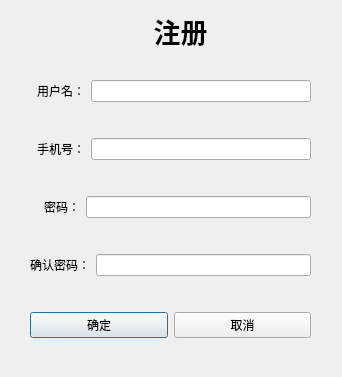
<?xml version="1.0" encoding="UTF-8"?>
<ui version="4.0">
 <class>RegisterDlg</class>
 <widget class="QDialog" name="RegisterDlg">
  <property name="geometry">
   <rect>
    <x>0</x>
    <y>0</y>
    <width>342</width>
    <height>377</height>
   </rect>
  </property>
  <property name="windowTitle">
   <string>Dialog</string>
  </property>
  <widget class="QLabel" name="labReg">
   <property name="geometry">
    <rect>
     <x>140</x>
     <y>10</y>
     <width>81</width>
     <height>41</height>
    </rect>
   </property>
   <property name="font">
    <font>
     <family>微软雅黑</family>
     <pointsize>20</pointsize>
     <weight>75</weight>
     <bold>true</bold>
    </font>
   </property>
   <property name="lineWidth">
    <number>0</number>
   </property>
   <property name="midLineWidth">
    <number>0</number>
   </property>
   <property name="text">
    <string>注册</string>
   </property>
   <property name="alignment">
    <set>Qt::AlignCenter</set>
   </property>
   <property name="wordWrap">
    <bool>false</bool>
   </property>
   <property name="margin">
    <number>0</number>
   </property>
   <property name="indent">
    <number>0</number>
   </property>
  </widget>
  <widget class="QWidget" name="verticalLayoutWidget">
   <property name="geometry">
    <rect>
     <x>30</x>
     <y>50</y>
     <width>281</width>
     <height>321</height>
    </rect>
   </property>
   <layout class="QVBoxLayout" name="verticalLayout">
    <item>
     <layout class="QHBoxLayout" name="horizontalLayout">
      <item>
       <widget class="QLabel" name="userNameLabel">
        <property name="text">
         <string>  用户名：</string>
        </property>
        <property name="alignment">
         <set>Qt::AlignRight|Qt::AlignTrailing|Qt::AlignVCenter</set>
        </property>
       </widget>
      </item>
      <item>
       <widget class="QLineEdit" name="userNameLineEdit"/>
      </item>
     </layout>
    </item>
    <item>
     <layout class="QHBoxLayout" name="horizontalLayout_2">
      <item>
       <widget class="QLabel" name="userPhoneLabel">
        <property name="text">
         <string>  手机号：</string>
        </property>
        <property name="alignment">
         <set>Qt::AlignRight|Qt::AlignTrailing|Qt::AlignVCenter</set>
        </property>
       </widget>
      </item>
      <item>
       <widget class="QLineEdit" name="userPhoneLineEdit"/>
      </item>
     </layout>
    </item>
    <item>
     <layout class="QHBoxLayout" name="horizontalLayout_3">
      <item>
       <widget class="QLabel" name="pwdLabel">
        <property name="text">
         <string>    密码：</string>
        </property>
        <property name="alignment">
         <set>Qt::AlignRight|Qt::AlignTrailing|Qt::AlignVCenter</set>
        </property>
       </widget>
      </item>
      <item>
       <widget class="QLineEdit" name="pwdLineEdit"/>
      </item>
     </layout>
    </item>
    <item>
     <layout class="QHBoxLayout" name="horizontalLayout_4">
      <item>
       <widget class="QLabel" name="checPwdLabel">
        <property name="text">
         <string>确认密码：</string>
        </property>
       </widget>
      </item>
      <item>
       <widget class="QLineEdit" name="checPwdLineEdit"/>
      </item>
     </layout>
    </item>
    <item>
     <layout class="QHBoxLayout" name="horizontalLayout_5">
      <item>
       <widget class="QPushButton" name="confirmBtn">
        <property name="text">
         <string>确定</string>
        </property>
       </widget>
      </item>
      <item>
       <widget class="QPushButton" name="closeBtn">
        <property name="text">
         <string>取消</string>
        </property>
       </widget>
      </item>
     </layout>
    </item>
   </layout>
  </widget>
 </widget>
 <resources/>
 <connections/>
</ui>
